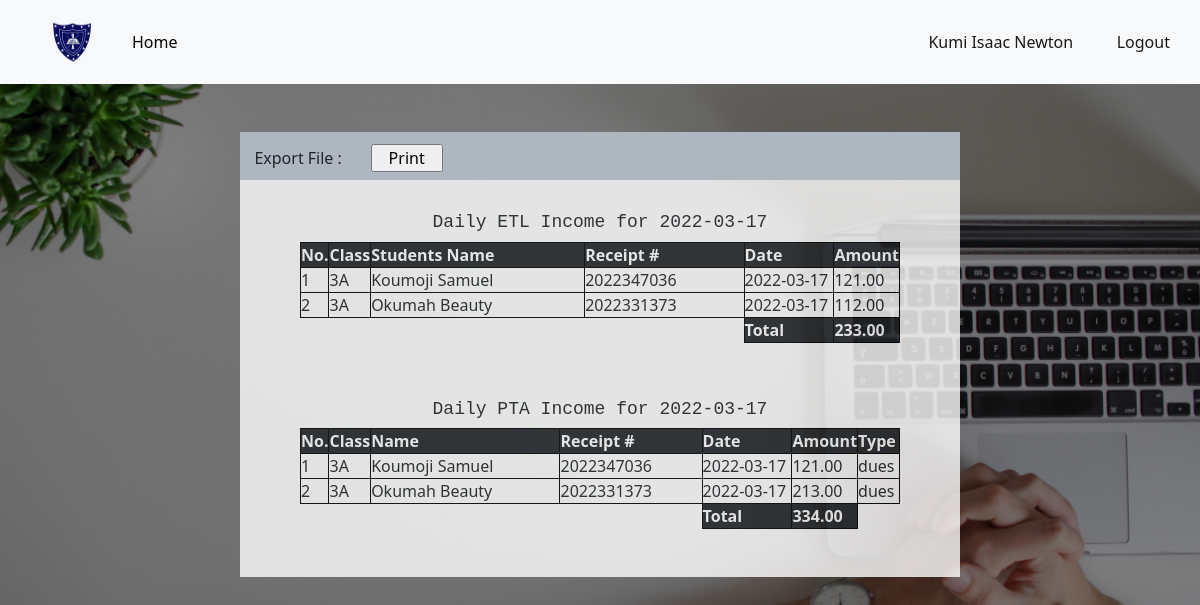
/accountant_dashboard/account_daily_report (signed in), run on the app's committed database.
### app.py (models this page shows, shortened)
class User(db.Model, UserMixin):
	id = db.Column(db.Integer, primary_key=True)
	date = db.Column(db.DateTime, default = datetime.utcnow())
	username = db.Column(db.String(80), nullable=False)
	email = db.Column(db.String(120), unique=True, nullable=False)
	password = db.Column(db.String(120), nullable=False)
	is_admin = db.Column(db.Boolean,  default=False)
	function = db.Column(db.String(120))
	approval = db.Column(db.Boolean, default=False)

class ETLIncome(db.Model):
	id = db.Column(db.Integer, primary_key=True)
	date = db.Column(db.DateTime, default = datetime.utcnow())
	clerk = db.Column(db.String(120),nullable=False)
	amount = db.Column(db.Float)
	tx_id = db.Column(db.String(16))
	semester = db.Column(db.String(10), nullable = False)
	mode_of_payment = db.Column(db.String(20))
	name = db.Column(db.String(120))
	category = db.Column(db.String(20), default="revenue")
	student_id = db.Column(db.Integer, db.ForeignKey('student.id'))#Here we reference the table name

class Student(db.Model):
	id = db.Column(db.Integer, primary_key=True)
	date = db.Column(db.DateTime, default = datetime.utcnow())
	clerk = db.Column(db.String(120),nullable=False)
	date_admitted = db.Column(db.DateTime)
	fullname = db.Column(db.String(80), nullable=False)
	date_of_birth = db.Column(db.String(10), nullable=False)
	class1 = db.Column(db.String(10), nullable=False)
	parent_contact = db.Column(db.String(12), nullable=False)
	phone = db.Column(db.String(12))
	id_number = db.Column(db.String(120), unique=True, nullable=False)
	status = db.Column(db.Boolean, default=True)
	pta = db.relationship('PTAIncome', backref='pta_payer', lazy=True)#Here we reference the class
	etl = db.relationship('ETLIncome', backref='etl_payer', lazy=True)
	payer = db.relationship('StudentPayments', backref='payer', lazy=True)

class PTAIncome(db.Model):
	id = db.Column(db.Integer, primary_key=True)
	date = db.Column(db.DateTime, default = datetime.utcnow())
	clerk = db.Column(db.String(120), nullable=False)
	amount = db.Column(db.Float)
	tx_id = db.Column(db.String(16))
	semester = db.Column(db.String(10))
	mode_of_payment = db.Column(db.String(20))
	category = db.Column(db.String(20), default="revenue")
	name = db.Column(db.String(120))
	type1 = db.Column(db.String(20), default='dues')
	student_id = db.Column(db.Integer, db.ForeignKey('student.id'))#Here we reference the table name

### app.py (the view)
@app.route("/accountant_dashboard/account_daily_report")
@login_required
def account_daily_report():
	if account_access():
		today = datetime.utcnow()
		date = dt.date(today.year, today.month, today.day)
		pta_payments = PTAIncome.query.filter(func.date(PTAIncome.date) == date).filter_by(category='revenue').all()
		etl_payments = ETLIncome.query.filter(func.date(ETLIncome.date) == date).filter_by(category='revenue').all()
		etl = sum([pmt.amount for pmt in etl_payments])
		pta = sum([pmt.amount for pmt in pta_payments])
		return render_template("account_daily_report.html", pta_payments=pta_payments,etl_payments=etl_payments ,etl=etl, pta=pta, date=date)
	else:
		abort(404)

### app.py (called while the page is built)
def account_access():
	if not current_user.approval:
		return False
	if current_user.function == 'Accountant':
		return True
	if current_user.function == 'Clerk':
		return False

@app.template_filter()
def currencyFormat(value):
	value = float(value)
	if value >= 0:
		return "{:,.2f}".format(value)
	else:
		value2 = "{:,.2f}".format(value)
		return "("+value2[1:]+")"

@login_manager.user_loader
def load_user(user_id):
	return User.query.get(int(user_id))

### templates/account_daily_report.html (shortened to what this page needs)
{% extends "bootstrap.html" %}
{% block content %}
<!DOCTYPE html>
<html>
<head>
	<link rel="stylesheet" href="https://cdnjs.cloudflare.com/ajax/libs/font-awesome/4.7.0/css/font-awesome.min.css">
</head>
<body>
<header>
		<nav class="navbar navbar-expand-lg navbar-light bg-light">
			     <a class="navbar-brand kpa" href="#"><img src="{{url_for('static', filename='images/kpasec.png')}}"></a>
			    <div class="collapse navbar-collapse" id="navbarText">
			      <ul class="navbar-nav me-auto mb-2 mb-lg-0">
			        <li class="nav-item">
			          <a class="nav-link active " aria-current="page" href="{{url_for('accountant_dashboard')}}"id="nav1" style="color:black;">Home</a>
			        </li>
			      </ul>
			      <span class="navbar-text" >
			      	<a href="{{url_for('account')}}" class="nn">{{current_user.username}}</a>
			      	<a href="{{url_for('logout')}}" class="n">Logout</a>
			      </span>
			    </div>
		 </nav>
	</header>
    <div class="prn">
    	<span><a >Export File :</a><input type="button" name="" value="Print" onclick="print_content()"></span>
    </div>
   <center>
   	<div class="ttable" id="cont1">
   		<h4 class="topp" style="padding-top:4vh">Daily ETL Income for {{date}}</h4>
   		<table >
   			<tr>
   				<th class="bg-dark text-white non">No.</th>
   				<th class="bg-dark text-white foom">Class</th>
   				<th class="bg-dark text-white fom">Students Name</th>
   				<th class="bg-dark text-white">Receipt #</th>
   				<th class="bg-dark text-white fomm">Date</th>
   				<th class="bg-dark text-white foomm">Amount</th>
   			</tr>
   			{% if etl_payments | length < 1 %}
   			<tr>
   				<td>0</td>
   				<td class="fom">None</td>
   				<td>None</td>
   				<td>None</td>
   				<td>None</td>
   				<td>None</td>
   			</tr>
   			{% else %}
   			{% for pmt in etl_payments %}
   				{% if pmt.amount != 0 %}
   			<tr>
   				<td>{{loop.index}}</td>
   				<td class="fom">{{pmt.etl_payer.class1}}</td>
   				<td>{{pmt.etl_payer.fullname}}</td>
   				<td>{{pmt.tx_id}}</td>
   				<td>{{pmt.date.date()}}</td>
   				<td>{{ pmt.amount | currencyFormat }}</td>
   			</tr>
   				{% endif %}
   			{% endfor %}
   			{% endif %}
   			<tr>
   				<td style="border:0px solid transparent;"></td>
   				<td style="border:0px solid transparent;"></td>
   				<td style="border:0px solid transparent;"></td>
   				<td style="border:0px solid transparent;"></td>
   				<td class="bg-dark text-white fw-bold">Total</td>
   				<td class="bg-dark text-white fw-bold">{{etl | currencyFormat }}</td>
   			</tr>
   		</table><br>
   		<h3 class="topp" style="padding-top:4vh">Daily PTA Income for {{date}}</h3>
   		<table >
   			<tr>
   				<th class="bg-dark text-white non">No.</th>
   				<th class="bg-dark text-white foom">Class</th>
   				<th class="bg-dark text-white fom">Name</th>
   				<th class="bg-dark text-white">Receipt #</th>
   				<th class="bg-dark text-white fomm">Date</th>
   				<th class="bg-dark text-white foomm">Amount</th>
   				<th class="bg-dark text-white foomm">Type</th>
   			</tr>
   			{% if pta_payments | length < 1 %}
   			<tr>
   				<td>0</td>
   				<td class="fom">None</td>
   				<td>None</td>
   				<td>none</td>
   				<td>None</td>
   				<td>None</td>
   				<td>None</td>
   			</tr>
   			{% else %}
   			{% for pmt in pta_payments %}
   			{% if pmt.category != 'charge' and pmt.pta_amount != 0 %}
   				{% if pmt.type1 == 'dues'%}
   			<tr>
   				<td>{{loop.index}}</td>
   				<td class="fom">{{pmt.pta_payer.class1}}</td>
   				<td>{{pmt.pta_payer.fullname}}</td>
   				<td>{{pmt.tx_id}}</td>
   				<td>{{pmt.date.date()}}</td>
   				<td>{{ pmt.amount | currencyFormat }}</td>
   				<td>{{ pmt.type1 }}</td>
   			</tr>
   				{% endif %}
   			{% endif %}
   			{% endfor %}
   			{% endif %}
   			<tr>
   				<td style="border:0px solid transparent;"></td>
   				<td style="border:0px solid transparent;"></td>
   				<td style="border:0px solid transparent;"></td>
   				<td style="border:0px solid transparent;"></td>
   				<td class="text-white fw-bold bg-dark">Total</td>
   				<td class="text-white fw-bold bg-dark">{{pta | currencyFormat }}</td>
   			</tr>
   		</table><br><br>
   	</div><br><br>
</center>
</body>
</html>
{% endblock %}

### templates/bootstrap.html (shortened to what this page needs)
<!doctype html>
<html lang="en">
  <head>
    <link href="https://cdn.jsdelivr.net/npm/bootstrap@5.1.3/dist/css/bootstrap.min.css" rel="stylesheet">
  </head>
  <body>
    {% block content%}
    {% endblock %}
  </body>
</html>

### data on the page
User: username "Kumi Isaac Newton"
ETLIncome: etl_payer.class1 "3A", etl_payer.fullname "Koumoji Samuel", tx_id "2022347036", date "2022-03-17", amount "121.00"
ETLIncome: etl_payer.class1 "3A", etl_payer.fullname "Okumah Beauty", tx_id "2022331373", date "2022-03-17", amount "112.00"
PTAIncome: pta_payer.class1 "3A", pta_payer.fullname "Koumoji Samuel", tx_id "2022347036", date "2022-03-17", amount "121.00", type1 "dues"
PTAIncome: pta_payer.class1 "3A", pta_payer.fullname "Okumah Beauty", tx_id "2022331373", date "2022-03-17", amount "213.00", type1 "dues"

### other printed values
{{ etl | currencyFormat }} "233.00"
{{ pta | currencyFormat }} "334.00"
